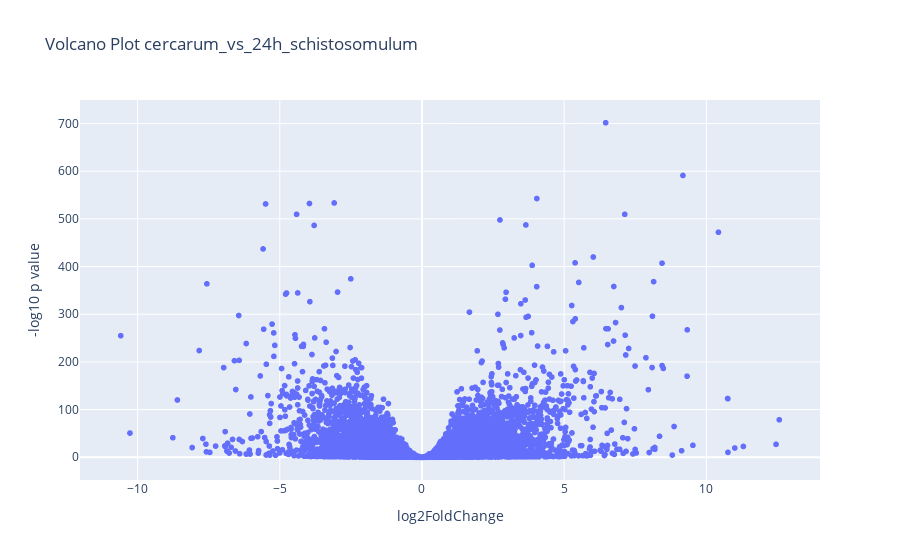

Notebook code cell kept with this figure:
### Code cell
# Now, we can use our new columns to make the volcano plot
fig = px.scatter(
    res,
    x='log2FoldChange',
    y='-log10 p value',
    hover_data=['log2FoldChange', 'padj','gene'],
    title='Volcano Plot cercarum_vs_24h_schistosomulum'
)

# Show the plot
fig.show() # this takes a while to appear

### Figure 1 — Plotly figure (JSON) as saved in the notebook; plotly's stock layout.template omitted (floating-point values rounded to 4 significant figures; data arrays with more than 128 entries replaced by an {"elided": "..."} marker saying what was removed)
{"data": [{"customdata": {"elided": "9896x2 mixed values"}, "hovertemplate": "log2FoldChange=%{x}<br>-log10 p value=%{y}<br>padj=%{customdata[0]}<br>gene=%{customdata[1]}<extra></extra>", "legendgroup": "", "marker": {"color": "#636efa", "symbol": "circle"}, "mode": "markers", "name": "", "showlegend": false, "type": "scattergl", "x": {"elided": "9896 float values"}, "xaxis": "x", "y": {"elided": "9896 float values"}, "yaxis": "y"}], "layout": {"legend": {"tracegroupgap": 0}, "title": {"text": "Volcano Plot cercarum_vs_24h_schistosomulum"}, "xaxis": {"anchor": "y", "domain": [0, 1], "title": {"text": "log2FoldChange"}}, "yaxis": {"anchor": "x", "domain": [0, 1], "title": {"text": "-log10 p value"}}}}
